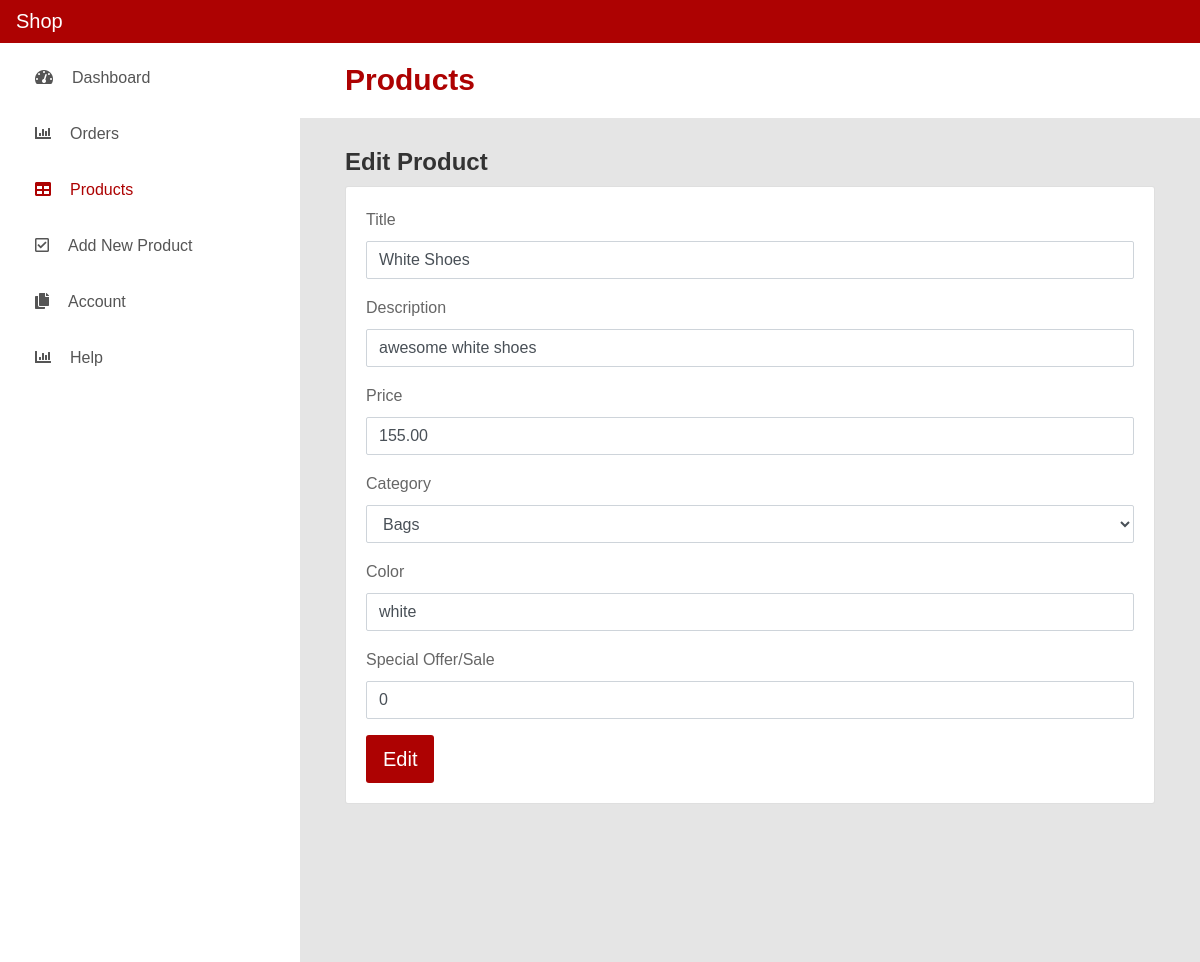
The app's page /admin/edit_product.php?product_id=1 with its own data.
### tables this page shows
CREATE TABLE IF NOT EXISTS `products` (
  `product_id` int NOT NULL AUTO_INCREMENT,
  `product_name` varchar(100) NOT NULL,
  `product_category` varchar(100) NOT NULL,
  `product_description` varchar(255) NOT NULL,
  `product_image` varchar(255) NOT NULL,
  `product_image2` varchar(255) NOT NULL,
  `product_image3` varchar(255) NOT NULL,
  `product_image4` varchar(255) NOT NULL,
  `product_price` decimal(6,2) NOT NULL,
  `product_special_offer` int NOT NULL,
  `product_color` varchar(100) NOT NULL,
  PRIMARY KEY (`product_id`)
);

### admin/edit_product.php (the view, shortened to what this page needs)
<?php include('header.php');?>
<?php
if (isset($_GET['product_id'])) {
    $product_id = $_GET['product_id'];
    $stmt = $conn->prepare("SELECT * FROM products WHERE product_id=?");
    $stmt->bind_param('i',$product_id);
    $stmt->execute();
    $products = $stmt->get_result();
}else if(isset($_POST['edit_btn'])){
    $product_id = $_POST['product_id'];
    $title = $_POST['title'];
    $description = $_POST['description'];
    $price = $_POST['price'];
    $offer = $_POST['offer'];
    $color = $_POST['color'];
    $category = $_POST['category'];
    $stmt = $conn->prepare("UPDATE products SET product_name=?, product_category=?, product_description=?, product_price=?,
                                product_special_offer=?, product_color=? WHERE product_id=?");
    $stmt->bind_param('ssssssi', $title, $category, $description, $price, $offer, $color, $product_id);
    if($stmt->execute()){
        header('location: products.php?edit_success_message=Product has been updated successfully');
    }else{
        header('location: products.php?edit_failure_message=Error occured, try again');
    }
}else{
    header('products.php');
    exit();
}
?>
<div class="page-wrapper">
        <div class="page-container">
        <aside class="menu-sidebar d-none d-lg-block padd">
            <div class="menu-sidebar__content js-scrollbar1">
                <nav class="navbar-sidebar">
                    <ul class="list-unstyled navbar__list">
                        <li >
                            <a class="js-arrow" href="index.php">
                                <i class="fas fa-tachometer-alt"></i>Dashboard</a>
                        </li>
                        <li>
                            <a href="index.php">
                                <i class="fas fa-chart-bar"></i>Orders</a>
                        </li>
                        <li class="has-sub active">
                            <a href="products.php">
                                <i class="fas fa-table"></i>Products</a>
                        </li>
                        <li>
                            <a href="add_product.php">
                                <i class="far fa-check-square"></i>Add New Product</a>
                        </li>
                        <li>
                            <a href="account.php">
                                <i class="fas fa-copy"></i>Account</a>
                        </li>
                        <li>
                            <a href="help.php">
                                <i class="fas fa-chart-bar"></i>Help</a>
                        </li>
                    </ul>
                </nav>
            </div>
        </aside>
            <div class="main-content">
            <section class="au-breadcrumb ">
                <div class="section__content section__content--p30">
                    <div class="container-fluid">
                        <div class="row">
                            <div class="col-md-12">
                                <div class="au-breadcrumb-content">
                                    <div class="au-breadcrumb-left">
                                        <span class="au-breadcrumb-span" ><h2 style="color :rgb(173, 2, 2)">Products</h2></span>
                                    </div>
                                </div>
                            </div>
                        </div>
                    </div>
                </div>
            </section>
                <div class="section__content section__content--p30">
                    <div class="container-fluid">
                    <h3 style="padding-bottom:10px ;padding-top:30px ;">Edit Product</h3>
                        <div class="row">
                            <div class="col-lg-12">
                            <div class="row">
                            <div class="col-lg-12">
                                <div class="card">
                                    <div class="card-body">
                                        <form action="edit_product.php"  method="POST" >
                                            <div class="form-group">
                                                <?php foreach ($products as $product) { ?>
                                                    <label>Title</label>
                                                    <input value="<?php echo $product['product_name'] ?>" name="title" type="text" class="form-control" placeholder="Title" required >
                                            </div>
                                            <div class="form-group">
                                                <label >Description</label>
                                                <input name="description" type="text"  value="<?php echo $product['product_description'] ?>" class="form-control" placeholder="Description" required >
                                            </div>
                                            <div class="form-group">
                                                <label >Price</label>
                                                <input  name="price" type="text" value="<?php echo $product['product_price'] ?>"  class="form-control" placeholder="Price" required >
                                            </div>
                                            <div class="form-group">
                                            <label >Category</label>
                                            <select class=" form-control control-label mb-1" required name="category">
                                                <option selected value="bags">Bags</option>
                                            </select>
                                            </div>
                                            <div class="form-group">
                                                <label >Color</label>
                                                <input  name="color" type="text" value="<?php echo $product['product_color'] ?>"  class="form-control" placeholder="Color" varia-required="true" >
                                            </div>
                                            <div class="form-group">
                                                <label >Special Offer/Sale</label>
                                                <input name="offer" type="text" value="<?php echo $product['product_special_offer'] ?>"  class="form-control" placeholder="Sale %" varia-required="true" >
                                            </div>
                                            <div>
                                                <button type="submit" class="btn btn-lg" name="edit_btn" style="color:white;background-color: rgb(173, 2, 2);">
                                                    <span id="btn ">Edit</span>
                                                </button>
                                            </div>
                                            <?php }?>
                                        </form>
                                    </div>
                                </div>
                            </div>
                            </div>
                        </div>
                            </div>
                        </div>
                    </div>
                </div>
            </div>
        </div>
</body>
</html>

### admin/edit_product.php (style rules this page uses)
.padd { padding-top: 15px; }

### records on screen
products: title "White Shoes", description "awesome white shoes", price "155.00", color "white", offer "0"
